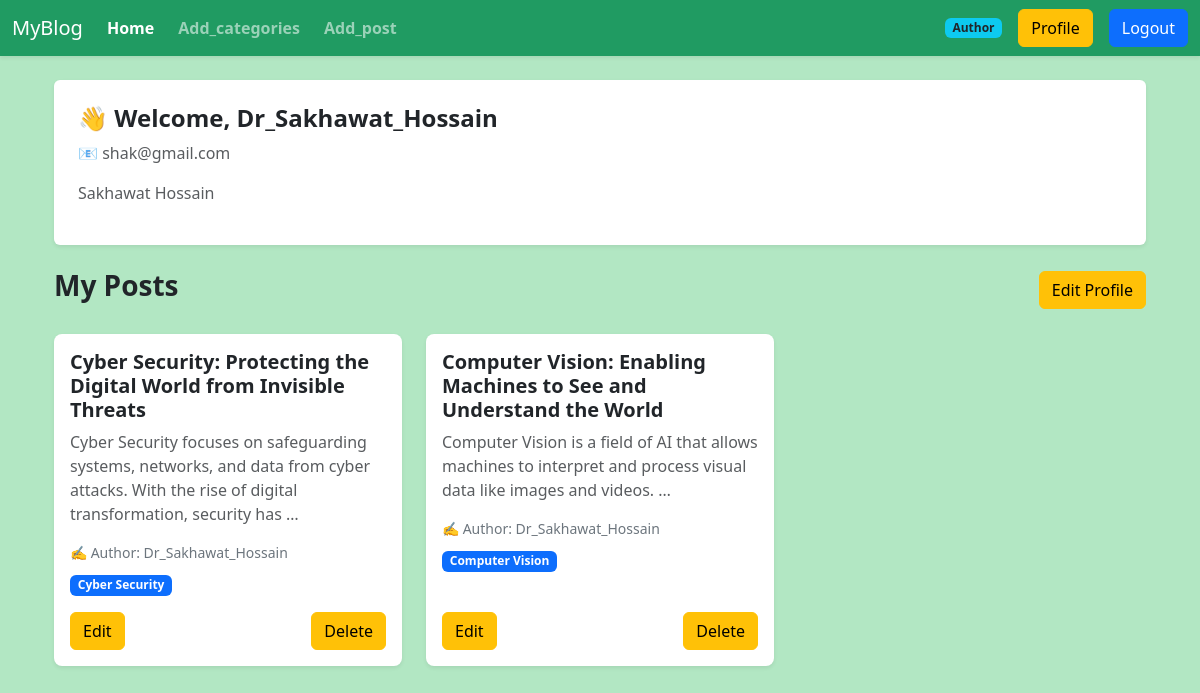
The page /author/profile/ (signed in) on the database as committed earlier.
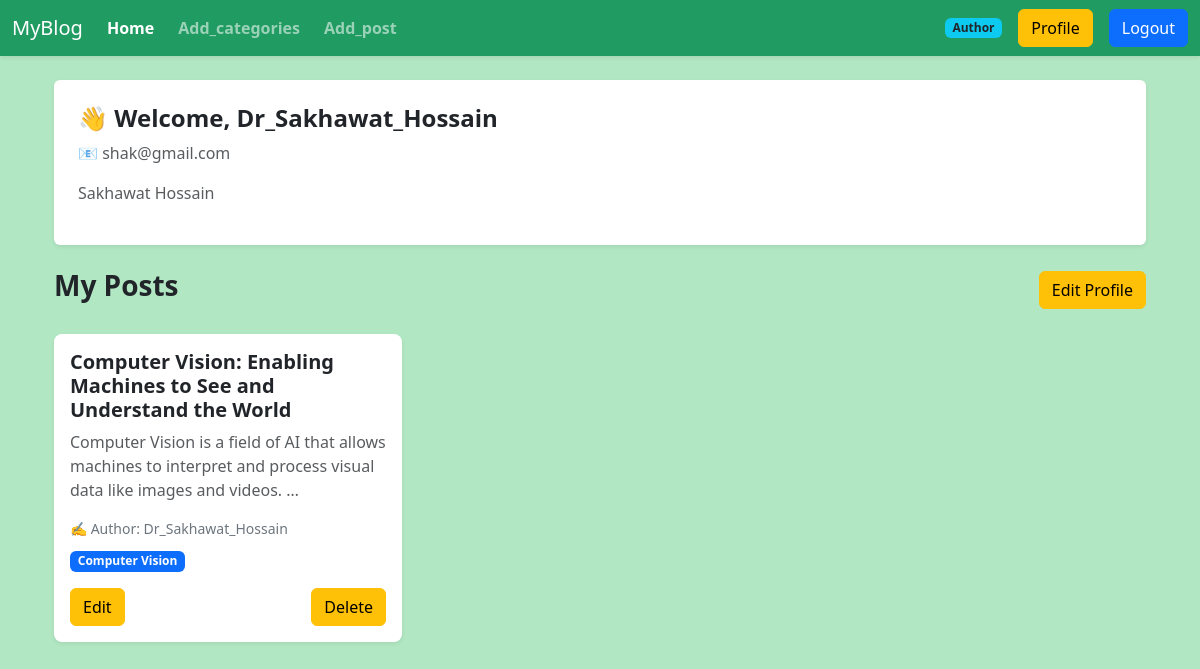
The same page on the database as committed later.
### posts/models.py (models this page shows, shortened)
class Post(models.Model):
    title=models.CharField()
    content=models.TextField()
    category=models.ManyToManyField(Categories)
    author=models.ForeignKey(User, on_delete=models.CASCADE)
    likes = models.ManyToManyField(User, related_name='liked_posts', blank=True)

### categories/models.py (models this page shows, shortened)
class Categories(models.Model):
    name=models.CharField()
    slug=models.SlugField(unique=True, null=True, blank=True)

### author/views.py (the view)
# urls.py: path('profile/',views.profile,name='profile'),
@login_required
def profile(request):
   data=models.Post.objects.filter(author=request.user)
   return render(request,'profile.html',{'data':data})

### author/templates/profile.html
{% extends 'base.html' %}
{% block content %}
<div class="container mt-4">
   <div class="bg-white p-4 rounded shadow-sm mb-4">
    <h4 class="fw-bold">👋 Welcome, {{ user.username }}</h4>
    <p class="text-muted">📧 {{ user.email }}</p>
    <p class="text-muted">
      {{ user.first_name }} {{ user.last_name }}
    </p>
  </div>
  <div class="d-flex justify-content-between align-items-center mb-4">
    <h3 class="fw-bold">My Posts</h3>
    <a class="btn btn-warning" href="{% url 'edit_profile' %}">
      Edit Profile
    </a>
  </div>
  <div class="row g-4">
    {% for post in data %}
    <div class="col-md-4">
      <div class="card shadow-sm h-100 border-0 rounded-3">
        <div class="card-body d-flex flex-column">
          <h5 class="card-title fw-bold">{{ post.title }}</h5>
          <p class="card-text text-muted">
            {{ post.content|truncatewords:20 }}
          </p>
          <small class="text-secondary mb-2">
            ✍ Author: {{ post.author.username }}
          </small>
          <div class="mb-3">
            {% for cat in post.category.all %}
              <span class="badge bg-primary me-1">
                {{ cat.name }}
              </span>
            {% endfor %}
          </div>
          <div class="mt-auto d-flex justify-content-between">
           <a href="{%url 'edit_post' post.id%}" class="btn btn-warning">Edit</a> <a href="{%url 'delete_post' post.id%}" class="btn btn-warning">Delete</a>
          </div>
        </div>
      </div>
    </div>
    {% endfor %}
  </div>
</div>
{% endblock %}

Rows that differ between the two databases and show on the page:
removed Post: title "Cyber Security: Protecting the Digital World from Invisible Threats", content "Cyber Security focuses on safeguarding systems, networks, and data from cyber attacks. With the rise of digital transformation, security has …", author.username "Dr_Sakhawat_Hossain"
no longer on this page (row unchanged): Categories: name "Cyber Security", shown under "Cyber Security: Protecting the Digital World from Invisible Threats"
